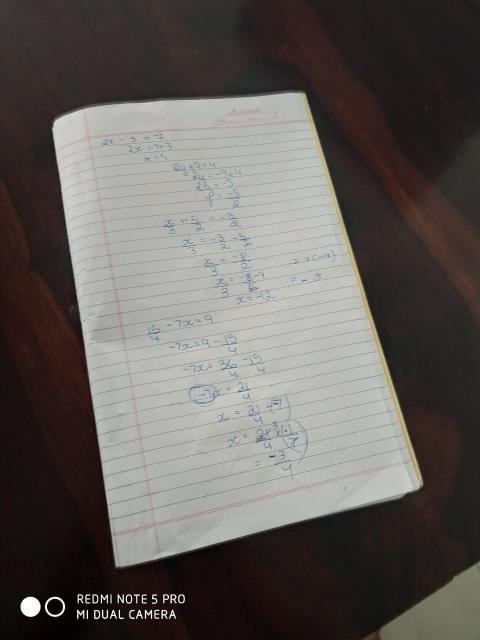
#> input picture Resources/page.jpeg, 960 x 1280 px (shown at 1/2 size)
$ python docScanner.py
#> lines starting #> are read from the running program, lines starting #| are printed output that depends on the picture; after the words box and inside, x2 and y2 are one past the last pixel; in counts of white or black regions, pixels touching at a corner belong together
### intro.py
import cv2
import numpy as np


# [103 lines left out: functions read_show_image, use_web_cam, basic_functions, change_shape_size, drawing_on_image, warp_perspective, not called in this run]


def stackImages(scale,imgArray):
    rows = len(imgArray)
    cols = len(imgArray[0])
    rowsAvailable = isinstance(imgArray[0], list)
    width = imgArray[0][0].shape[1]
    height = imgArray[0][0].shape[0]
    if rowsAvailable:
        for x in range ( 0, rows):
            for y in range(0, cols):
                if imgArray[x][y].shape[:2] == imgArray[0][0].shape [:2]:
                    imgArray[x][y] = cv2.resize(imgArray[x][y], (0, 0), None, scale, scale)
                else:
                    imgArray[x][y] = cv2.resize(imgArray[x][y], (imgArray[0][0].shape[1], imgArray[0][0].shape[0]), None, scale, scale)
                if len(imgArray[x][y].shape) == 2: imgArray[x][y]= cv2.cvtColor( imgArray[x][y], cv2.COLOR_GRAY2BGR)
        imageBlank = np.zeros((height, width, 3), np.uint8)
        hor = [imageBlank]*rows
        hor_con = [imageBlank]*rows
        for x in range(0, rows):
            hor[x] = np.hstack(imgArray[x])
        ver = np.vstack(hor)
    else:
        for x in range(0, rows):
            if imgArray[x].shape[:2] == imgArray[0].shape[:2]:
                imgArray[x] = cv2.resize(imgArray[x], (0, 0), None, scale, scale)
            else:
                imgArray[x] = cv2.resize(imgArray[x], (imgArray[0].shape[1], imgArray[0].shape[0]), None,scale, scale)
            if len(imgArray[x].shape) == 2: imgArray[x] = cv2.cvtColor(imgArray[x], cv2.COLOR_GRAY2BGR)
        hor= np.hstack(imgArray)
        ver = hor
    return ver

# [137 lines left out: functions using_stacking, detecting_colors, detect_shapes, face_detect, not called in this run]

# reads image in resources and shows it for time given in milliseconds, can give 0 to show indefinitely
# read_show_image(2000)

# opens up the web cam, runs till you press q key
# use_web_cam()

# basic manipulations of images in opencv, press any key to exit
# basic_functions()

# to change the shape and size of an image
# change_shape_size()

# drawing on an image
# drawing_on_image()

# warp perspective
# warp_perspective()

# how to stack and join images
# using_stacking()

# detects and separates a color
# detecting_colors()

# detect shapes
# detect_shapes()

# detect faces
# face_detect()

### docScanner.py
from intro import *

img = cv2.imread("./Resources/page.jpeg")
#> img is the input picture: shape (1280, 960, 3); mean B, G, R 89.9, 93.2, 98.1
img_contours = img.copy()

def get_contours(imgThresh):
    contours, hierarchy = cv2.findContours(imgThresh, cv2.RETR_EXTERNAL, cv2.CHAIN_APPROX_NONE)
    max_area = 0
    biggest = []
    print(len(contours))
    for contour in contours:
        area = cv2.contourArea(contour)
        if area > 5000:
            #cv2.drawContours(img_contours, contour, -1, (255,0,0), 3)
            perimeter = cv2.arcLength(contour, True)
            approx = cv2.approxPolyDP(contour, 0.02 * perimeter, True)
            if area > max_area and len(approx) == 4:
                biggest = approx
                max_area = area
    cv2.drawContours(img_contours, biggest, -1, (250, 0, 0), 50)
    return biggest

imgGray = cv2.cvtColor(img, cv2.COLOR_BGR2GRAY)
imgBlur = cv2.GaussianBlur(imgGray, (11, 11), 0)
imgCanny = cv2.Canny(img, 300, 300)
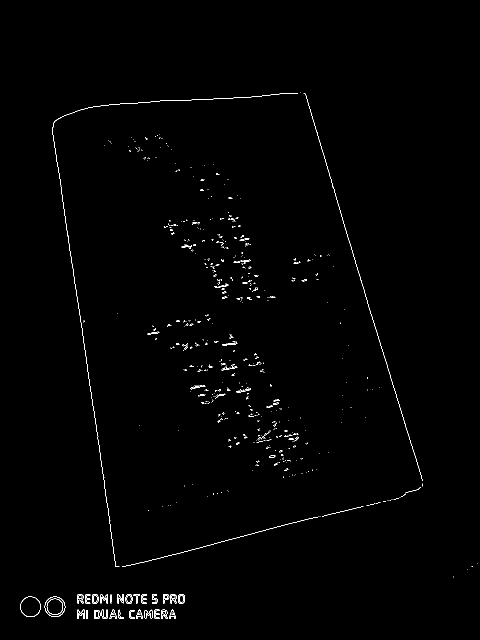
#> imgCanny: shape (1280, 960) (shown at 1/2 size); 0.65% white in thin lines or dots, all inside (x1, y1, x2, y2) = (41, 185, 955, 1238)
kernel = np.ones((5,5))
imgDial = cv2.dilate(imgCanny, kernel, iterations=2)
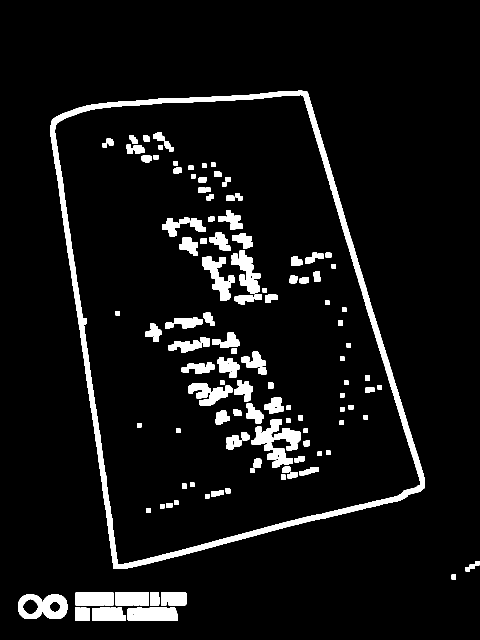
#> imgDial: shape (1280, 960) (shown at 1/2 size); 6.9% white; 122 white regions, largest, box (x1, y1, x2, y2) and area: (100, 181, 850, 1138) 29922, (37, 1189, 135, 1238) 3165, (254, 1215, 356, 1242) 2643
imgThres = cv2.erode(imgDial, kernel, iterations=1)
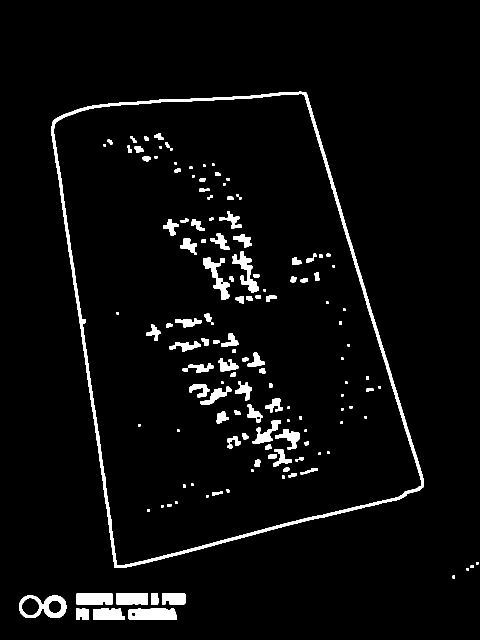
#> imgThres: shape (1280, 960) (shown at 1/2 size); 4% white; 139 white regions
biggest = get_contours(imgThres)
#> in get_contours, `contours, hierarchy = cv2.findContours(imgThresh, cv2.RETR_EXTERNAL, c..`: contours = 13 contours, 2 with area under 20; largest, box (x1, y1, x2, y2) and area: (102, 183, 848, 1136) 506114, (39, 1191, 133, 1236) 3274, (256, 1217, 354, 1240) 2005, (153, 1186, 226, 1210) 1506, (233, 1186, 296, 1210) 1348
#| 13
#> the loop in get_contours, `for contour in contours:` made 13 passes
#> (area, perimeter, biggest, max_area) on pass 13: (506113.5, 3054.8, [[612, 185], [105, 243], [229, 1135], [847, 973]], 506113.5)
#> area on passes 1 to 6: 2005, 1219.5, 503.5, 3274, 944, 304.5
#> after the loop in get_contours, `for contour in contours:`: max_area = 506113.5
#> in get_contours, `cv2.drawContours(img_contours, biggest, -1, (250, 0, 0), 50)`:
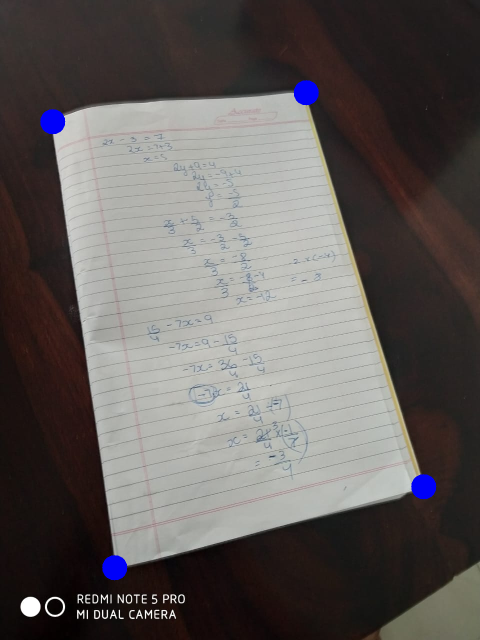
#> img_contours: shape (1280, 960, 3) (shown at 1/2 size); 0.64% of pixels changed, all inside (x1, y1, x2, y2) = (80, 160, 873, 1161)
#> biggest = [[612, 185], [105, 243], [229, 1135], [847, 973]]

print(biggest)
#| [[[ 612  185]]
#|  [[ 105  243]]
#|  [[ 229 1135]]
#|  [[ 847  973]]]
print(img.shape)
#| (1280, 960, 3)

width = img.shape[1]
#> width = 960
height = img.shape[0]
#> height = 1280

print(biggest.shape)
#| (4, 1, 2)

pts1 = np.float32(biggest)
#> pts1 = [[612, 185], [105, 243], [229, 1135], [847, 973]]
pts2 = np.float32([[0,0], [width,0], [0,height], [width,height]])
pts2 = np.float32([[width,0], [0,0], [0,height], [width,height]])

matrix = cv2.getPerspectiveTransform(pts1, pts2)
#> matrix = [[1.83, -0.255, -130.5], [0.22, 1.92, -489.6], [-0.000132, 0.000343, 1]]
imgFinal = cv2.warpPerspective(img, matrix, (width, height))
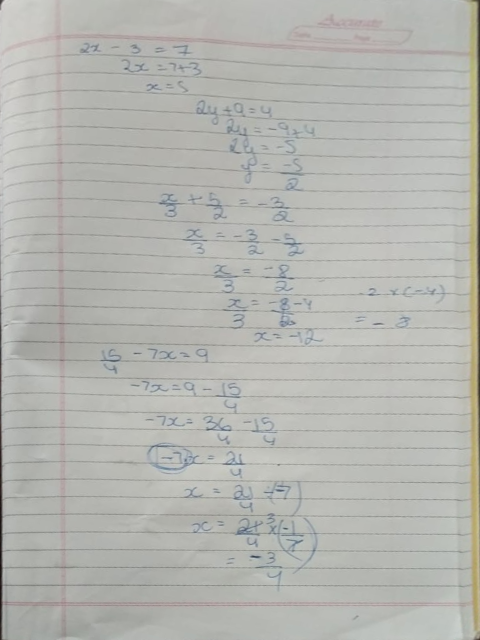
#> imgFinal: shape (1280, 960, 3) (shown at 1/2 size); mean B, G, R 176.6, 181.4, 180.5

imgStack = stackImages(0.25, ([img, imgGray, imgBlur, imgCanny], [imgDial, imgThres, img_contours, imgFinal]))
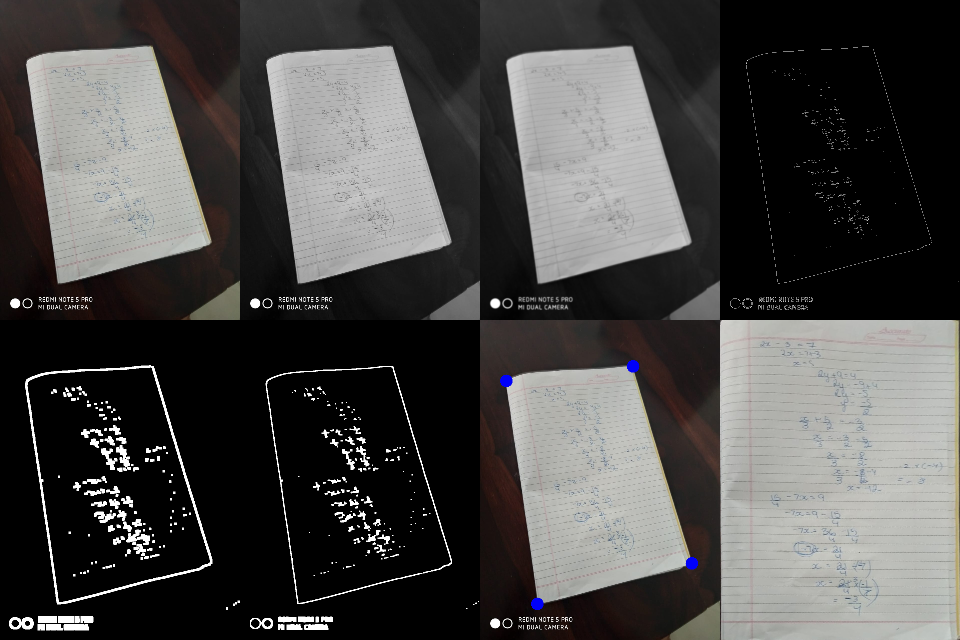
#> imgStack: shape (640, 960, 3); mean B, G, R 72, 73.3, 74.4

cv2.imshow("steps", imgStack)
cv2.imshow("page", imgFinal)
cv2.waitKey(0)
